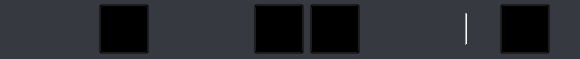
<?xml version="1.0" encoding="UTF-8"?>
<ui version="4.0">
 <class>OperateForm</class>
 <widget class="QWidget" name="OperateForm">
  <property name="geometry">
   <rect>
    <x>0</x>
    <y>0</y>
    <width>580</width>
    <height>59</height>
   </rect>
  </property>
  <property name="minimumSize">
   <size>
    <width>580</width>
    <height>59</height>
   </size>
  </property>
  <property name="maximumSize">
   <size>
    <width>580</width>
    <height>59</height>
   </size>
  </property>
  <property name="windowTitle">
   <string>Form</string>
  </property>
  <property name="styleSheet">
   <string notr="true">QWidget#OperateForm
{
background: #36393F;
border-radius: 69px;
}</string>
  </property>
  <layout class="QHBoxLayout" name="horizontalLayout_2">
   <property name="leftMargin">
    <number>0</number>
   </property>
   <property name="topMargin">
    <number>4</number>
   </property>
   <property name="rightMargin">
    <number>30</number>
   </property>
   <property name="bottomMargin">
    <number>5</number>
   </property>
   <item>
    <spacer name="horizontalSpacer_3">
     <property name="orientation">
      <enum>Qt::Horizontal</enum>
     </property>
     <property name="sizeHint" stdset="0">
      <size>
       <width>40</width>
       <height>20</height>
      </size>
     </property>
    </spacer>
   </item>
   <item>
    <widget class="QPushButton" name="muteAudioBtn">
     <property name="minimumSize">
      <size>
       <width>50</width>
       <height>50</height>
      </size>
     </property>
     <property name="maximumSize">
      <size>
       <width>50</width>
       <height>50</height>
      </size>
     </property>
     <property name="styleSheet">
      <string notr="true">QPushButton
{
	background:transparent;
	border-image: url(:/QuickStart/Resources/audio.bmp);
}

QPushButton:hover
{
	background:transparent;
	border-image:url(:/QuickStart/Resources/audio_hover.bmp);
}

QPushButton::checked
{
	background:transparent;
	border-image:url(:/QuickStart/Resources/audio_disable.bmp);
}</string>
     </property>
     <property name="text">
      <string/>
     </property>
     <property name="checkable">
      <bool>true</bool>
     </property>
    </widget>
   </item>
   <item>
    <spacer name="horizontalSpacer_2">
     <property name="orientation">
      <enum>Qt::Horizontal</enum>
     </property>
     <property name="sizeHint" stdset="0">
      <size>
       <width>40</width>
       <height>20</height>
      </size>
     </property>
    </spacer>
   </item>
   <item>
    <widget class="QPushButton" name="muteVideoBtn">
     <property name="minimumSize">
      <size>
       <width>50</width>
       <height>50</height>
      </size>
     </property>
     <property name="maximumSize">
      <size>
       <width>50</width>
       <height>50</height>
      </size>
     </property>
     <property name="styleSheet">
      <string notr="true">QPushButton
{
	background:transparent;
	border-image: url(:/QuickStart/Resources/video.bmp);
}

QPushButton:hover
{
	background:transparent;
	border-image:url(:/QuickStart/Resources/video_hover.bmp);
}

QPushButton::checked
{
	background:transparent;
	border-image:url(:/QuickStart/Resources/video_disable.bmp);
}</string>
     </property>
     <property name="text">
      <string/>
     </property>
     <property name="checkable">
      <bool>true</bool>
     </property>
    </widget>
   </item>
   <item>
    <widget class="QPushButton" name="muteSpeakerBtn">
     <property name="minimumSize">
      <size>
       <width>50</width>
       <height>50</height>
      </size>
     </property>
     <property name="maximumSize">
      <size>
       <width>50</width>
       <height>50</height>
      </size>
     </property>
     <property name="styleSheet">
      <string notr="true">QPushButton
{
	background:transparent;
	border-image: url(:/QuickStart/Resources/speaker.bmp);
}

QPushButton:hover
{
	background:transparent;
	border-image:url(:/QuickStart/Resources/speaker_hover.bmp);
}

QPushButton::checked
{
	background:transparent;
	border-image:url(:/QuickStart/Resources/speaker_disable.bmp);
}</string>
     </property>
     <property name="text">
      <string/>
     </property>
     <property name="checkable">
      <bool>true</bool>
     </property>
    </widget>
   </item>
   <item>
    <spacer name="horizontalSpacer">
     <property name="orientation">
      <enum>Qt::Horizontal</enum>
     </property>
     <property name="sizeHint" stdset="0">
      <size>
       <width>40</width>
       <height>20</height>
      </size>
     </property>
    </spacer>
   </item>
   <item>
    <layout class="QHBoxLayout" name="horizontalLayout">
     <property name="spacing">
      <number>32</number>
     </property>
     <property name="sizeConstraint">
      <enum>QLayout::SetDefaultConstraint</enum>
     </property>
     <item>
      <widget class="Line" name="line">
       <property name="maximumSize">
        <size>
         <width>16777215</width>
         <height>32</height>
        </size>
       </property>
       <property name="orientation">
        <enum>Qt::Vertical</enum>
       </property>
      </widget>
     </item>
     <item>
      <widget class="QPushButton" name="hangupBtn">
       <property name="minimumSize">
        <size>
         <width>50</width>
         <height>50</height>
        </size>
       </property>
       <property name="maximumSize">
        <size>
         <width>50</width>
         <height>50</height>
        </size>
       </property>
       <property name="styleSheet">
        <string notr="true">QPushButton
{
	background:transparent;
	border-image:url(:/QuickStart/Resources/hangup.bmp);
}

QPushButton:hover
{
	background:transparent;
	border-image:url(:/QuickStart/Resources/hangup_hover.bmp);
}</string>
       </property>
       <property name="text">
        <string/>
       </property>
      </widget>
     </item>
    </layout>
   </item>
  </layout>
 </widget>
 <connections/>
</ui>
